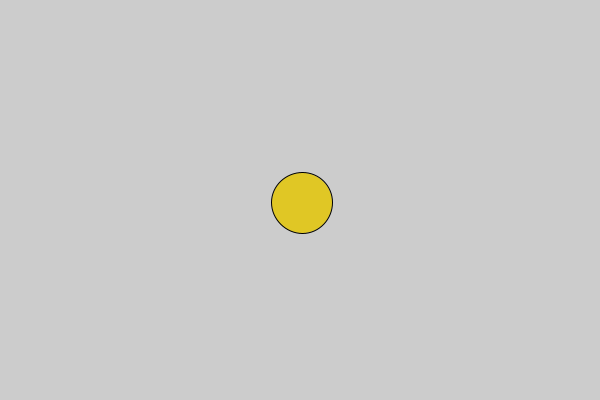
Frame 1 (no input)
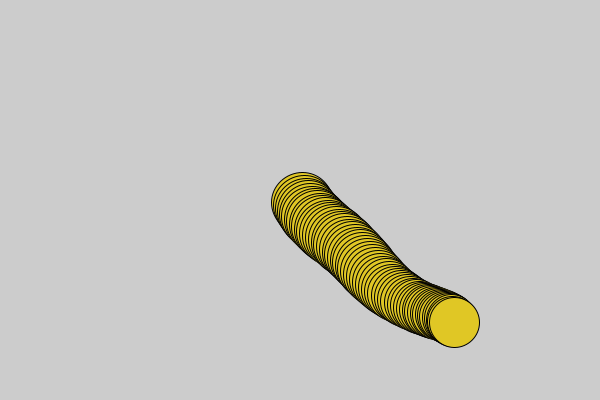
Frame 60 (the mouse pressed at the canvas centre just before this capture)
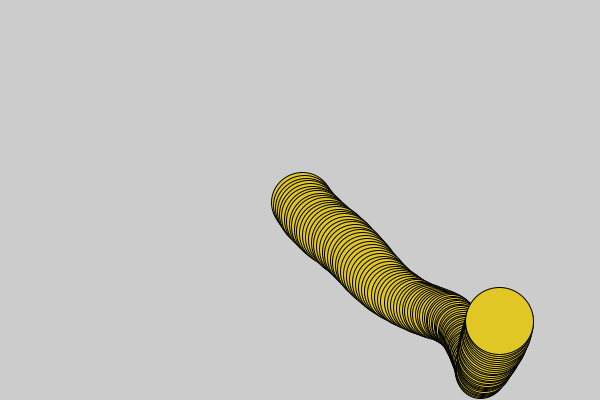
Frame 120 (the mouse held since frame 60 and released just before this capture)

The Processing sketch that drew these frames (run headless with seeded random() and noise(); from frame 60 on, the mouse is pressed at the canvas centre):

// Processing sketch: noise10
// ── noise10.pde
float Cx, Cy;
float Vx, Vy;
float Radius;

void setup() {
   size(600, 400);
   Cx = 300;
   Cy = 200;
   Radius = 30;
   Vx = 2;
   Vy = 3;
}

void draw() {
   float noiseScale = 0.02;
   Radius += lerp(-1, 1, noise(frameCount*noiseScale));
   Radius = constrain(Radius, 10, 50);
  
   Vx += lerp(-0.25, 0.25, noise(noiseScale*Cx, noiseScale*Cy));
   Vy += lerp(-0.25, 0.25, noise(noiseScale*Cy, noiseScale*Cx));

   Cx += Vx;
   Cy += Vy;
   if ((Cx-Radius < 0) || (Cx+Radius >= width)) {
      Vx = -Vx;
      Cx += 2 * Vx;
   }
   if ((Cy-Radius < 0) || (Cy+Radius >= height)) {
      Vy = -Vy;
      Cy += 2 * Vy;
   }

   //background(128, 103, 103);
   //noStroke();
   stroke(0);
   fill(224, 199, 37);
   ellipse(Cx, Cy, Radius*2, Radius*2);
}
